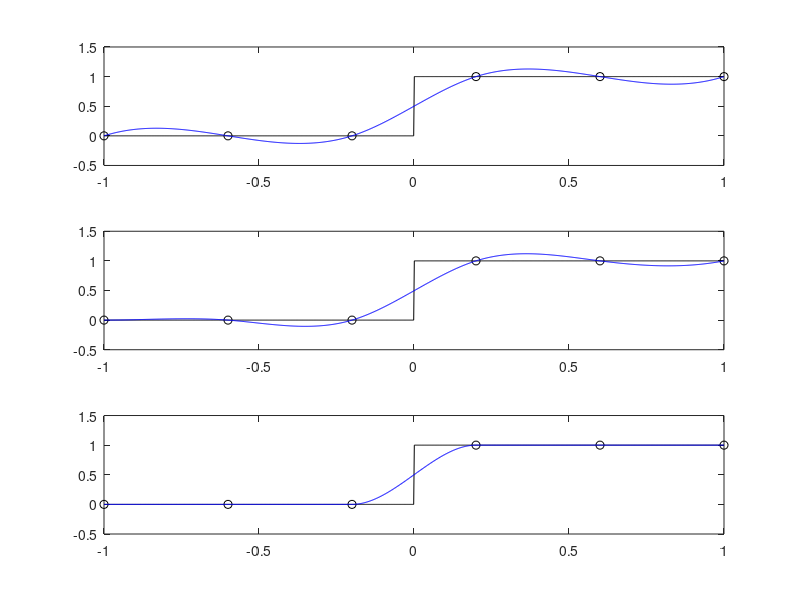

Reproduce this figure in MATLAB.
%% Initialize workspace
clear; format short e
figure(1); clf

%% Enter data
x = [-1 -0.6 -0.2 0.2 0.6 1];
y = [0 0 0 1 1 1];
xvals = linspace(-1,1,1000);
yvals = 1.0*(xvals>=0);

%% Cubic spline w/ not a knot calculations and plot
KnotSplineVals = spline(x,y,xvals);
subplot(3,1,1)
plot(x,y,'ko',xvals,yvals,'k-',xvals,KnotSplineVals,'b-')
axis([-1 1 -0.5 1.5])

%% Cubic spline w/ clamped calculations and plot
ClampedSplineVals = spline(x,[0 y 1]);
subplot(3,1,2)
plot(x,y,'ko',xvals,yvals,'k-',xvals,ppval(ClampedSplineVals,xvals),'b-')
axis([-1 1 -0.5 1.5])

%% Pchip calculations and plot
PchipVals = pchip(x,y,xvals);
subplot(3,1,3)
plot(x,y,'ko',xvals,yvals,'k-',xvals,PchipVals,'b-')
axis([-1 1 -0.5 1.5])

%% Save plot
print -dpng Chapra18p5Plot
